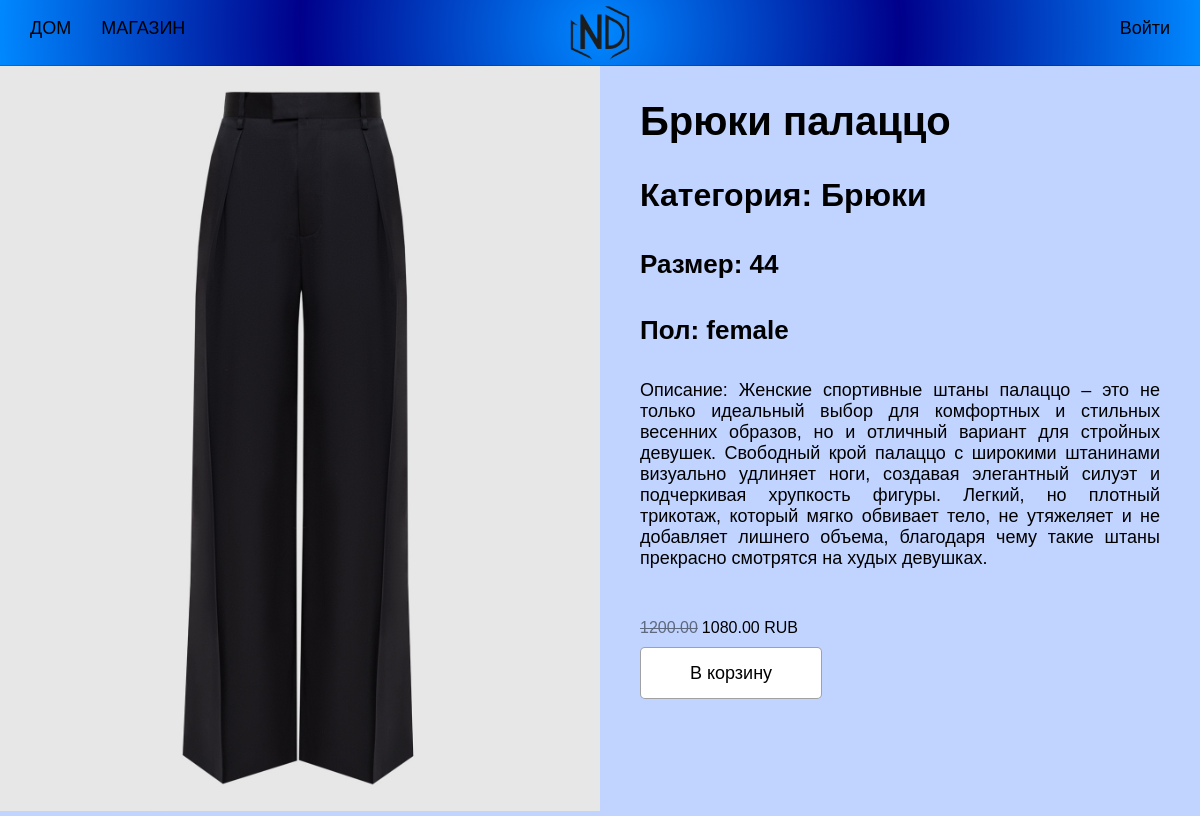
/shop/bryuki-palacco/, run on the app's committed database.
### main/models.py (models this page shows, shortened)
class Product(models.Model):
    category = models.ForeignKey(Category, related_name='products',
                                 on_delete=models.PROTECT)
    name = models.CharField(max_length=50)
    slug = models.SlugField(max_length=50)
    image = models.ImageField(upload_to='products/%Y/%m/%d', blank=True)
    description = models.TextField(blank=True)
    gender = models.CharField(max_length=10, choices=GENDER, default='Женский')
    size = models.IntegerField(max_length=10, default=30)
    price = models.DecimalField(max_digits=10, decimal_places=2)
    available = models.BooleanField(default=True)
    created = models.DateTimeField(auto_now_add=True)
    updated = models.DateTimeField(auto_now=True)
    discount = models.DecimalField(default=0.00, max_digits=5,
                                   decimal_places=2)
    class Meta:
        ordering = ['name']
        indexes = [models.Index(fields=['id', 'slug']),
                   models.Index(fields=['name']),
                   models.Index(fields=['-created'])]
    def sell_price(self):
        if self.discount:
            return round(self.price-self.price*self.discount/100, 2)
        return self.price

class Category(models.Model):
    name  = models.CharField(max_length=20, unique=True)
    slug = models.SlugField(max_length=20, unique=True)
    class Meta:
        ordering = ['name']
        indexes = [models.Index(fields=['name'])]
        verbose_name = 'Category'
        verbose_name_plural = 'Categories'
    def __str__(self):
        return self.name

### main/views.py (the view)
# urls.py: path('shop/<slug:slug>/', views.product_details, name='product_detail'),
def product_details(request, slug):
    product = get_object_or_404(Product, slug=slug, available=True)
    cart_product_form = CartAddProductForm
    return render(request, 'main/product/detail.html', {'product':product,
                                                        'cart_product_form': cart_product_form})

### cart/context_processors.py (called while the page is built)
def cart(request):
    return {'cart': Cart(request)}

### main/templates/main/product/detail.html (shortened to what this page needs)
{% extends 'main/base.html' %}
{% load static %}
{% block content %}
<div class="detail-product">
    <div class="detail-img">
        <img src="{% if product.image %}{{ product.image.url }}{% else %}{% static 'img/no_image.png' %}{% endif %}" alt="" class="detail-image">
    </div>
    <div class="detail-description">
        <h2>{{ product.name }}</h2>
        <h3>Категория: {{ product.category }}</h3>
        <h4>Размер: {{ product.size }}</h4>
        <h4>Пол: {{ product.gender }}</h4>
        <p class="p-description">Описание: {{ product.description }}</p>
        {% if product.discount %}
            <div class="cart_discount">
                <p class="line">{{ product.price }}</p>
                <p>{{ product.sell_price }} RUB</p>
            </div>
        {% else %}
            <p class="price">{{ product.price }} RUB</p>
        {% endif %}
        <a href="#" class="cart-btn">В корзину</a>
    </div>
</div>
{% endblock content %}

### main/static/css/base.css (style rules this page uses)
:root { --box-shadow: 0 0 20px rgb(0, 255, 255); --text-shadow: 0 0 10px rgb(0, 255, 255); --gradient-logo: radial-gradient(circle,rgba(0, 136, 255, 1) 0%, rgb(0, 0, 139) 50%, rgba(0, 136, 255, 1) 100%); --gradient-c: linear-gradient(180deg,rgba(40, 40, 176, 1) 0%, rgba(0, 136, 255, 1) 50%, rgba(40, 40, 176, 1) 100%); }
h2 { font-size: 40px; }
h3 { font-size: 32px; }
h4 { font-size: 26px; }
body { background-color: rgb(193, 212, 255); margin: 0; padding: 0; font-family:'Lucida Sans', 'Lucida Sans Regular', 'Lucida Grande', 'Lucida Sans Unicode', Geneva, Verdana, sans-serif; font-size: 18px; }
a { text-decoration: none; color: black; }
.cart_discount { display: flex; gap: 4px; margin: 35px 0 10px 0; max-width: 195px; }
.cart_discount p { font-size: 16px; padding: 0; margin: 0; }
.line { opacity: 0.5; text-decoration: line-through; }
.detail-product { display: flex; justify-content: flex-start; }
.detail-image { height: 100%; max-width: 50vw; }
.detail-description { margin: 0 40px; text-align: justify; margin-bottom: 48px; }
.p-description { margin-bottom: 50px; }
.cart-btn { display: flex; align-items: center; justify-content: center; width: 180px; height: 50px; background-color: #fff; border: 1px solid rgba(0, 0, 0, 0.37); border-radius: 5px; }

### data on the page
Product: image (picture), name "Брюки палаццо", category "Брюки", size "44", gender "female", description "Женские спортивные штаны палаццо – это не только идеальный выбор для комфортных и стильных весенних образов, но и отличный вариант для стройных девушек. Свободный крой палаццо с широкими штанинами визуально удлиняет ноги, создавая элегантный силуэт и подчеркивая хрупкость фигуры. Легкий, но плотный трикотаж, который мягко обвивает тело, не утяжеляет и не добавляет лишнего объема, благодаря чему такие штаны прекрасно смотрятся на худых девушках.", price "1200.00", sell_price "1080.00"
